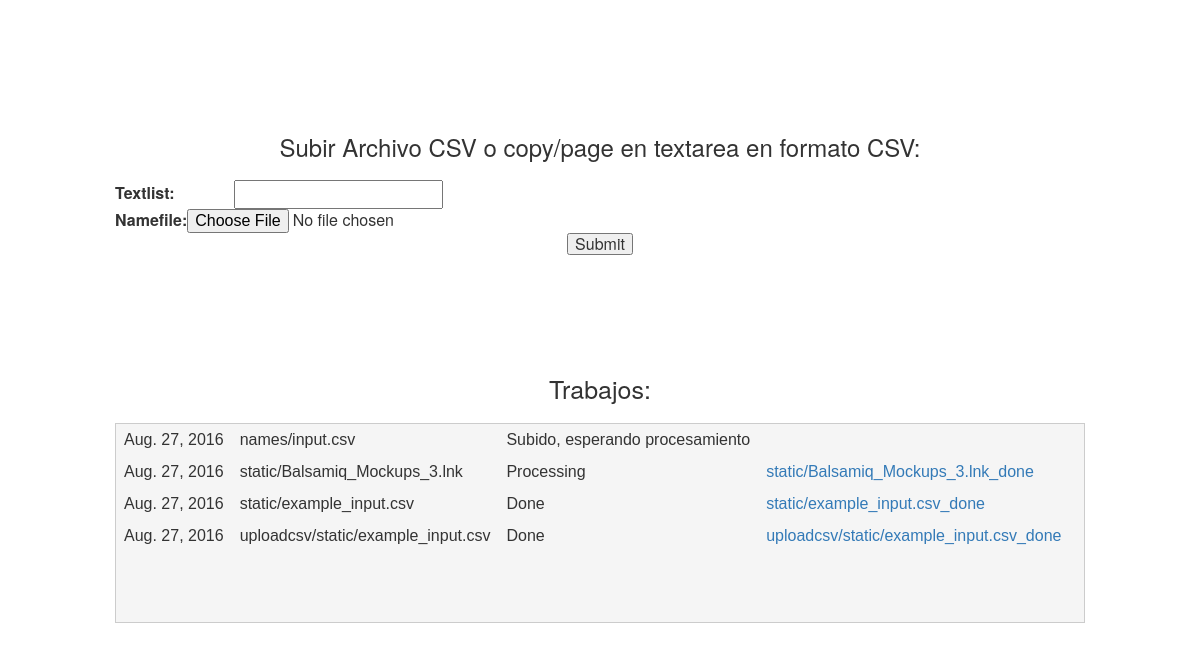
Before: / (lower part) with the older database file.
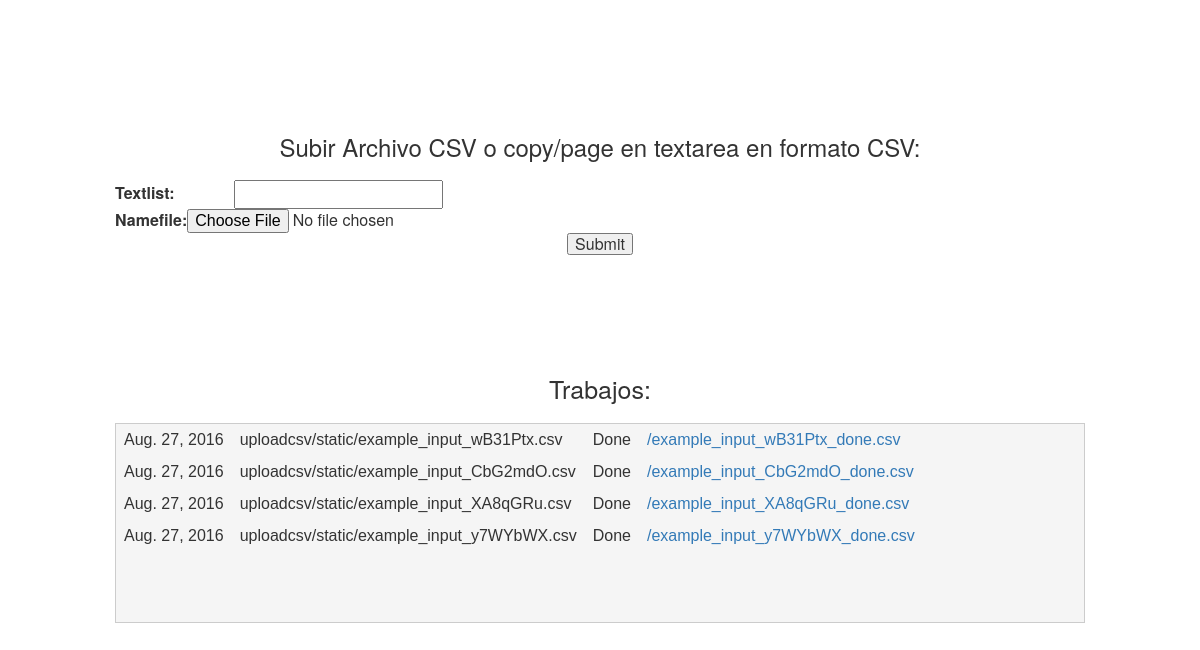
After: the same page with the newer database file.
### uploadcsv/models.py (models this page shows)
class Namelist(models.Model):
    upload_date = models.DateField(auto_now=True)
    done_date = models.DateField(null=True)
    namefile = models.FileField(upload_to="uploadcsv/static/")
    textlist = models.TextField(null=True,blank=True)
    donefile = models.TextField(null=True)
    status = models.TextField()

### uploadcsv/views.py (the view)
# urls.py: url(r'^$', views.index, name='index'),
def index(request):
    model = Namelist;
    namelists = Namelist.objects.all();
    if request.method == 'POST':
        form = NamelistForm(request.POST, request.FILES)
        if form.is_valid():
            instance = Namelist(namefile=request.FILES['namefile'])
            instance.status = "Pending"
            instance.save()
            return render(request, 'index.html', {'namelists': namelists, 'form': form, 'resultado': "Subido"})
        else:
            return render(request, 'index.html', {'namelists': namelists, 'form': form,'resultado': "Error"})
    else:
        form = UploadFileForm()
    return render(request, 'index.html', {'namelists': namelists, 'form': form})

### uploadcsv/forms.py
class UploadFileForm(forms.Form):
    textlist = forms.CharField(max_length=50)
    namefile = forms.FileField()

### uploadcsv/templates/index.html (shortened to what this page needs)
{% load static %}
<!DOCTYPE HTML>
<html>
 <head>
  <link rel="stylesheet" href="/static/css/bootstrap.min.css">
	<link rel="stylesheet" href="/static/css/style.css">
</head>
<body>
  <div id="cont" class="container-fluid">
  <div class="row">
      <section class="col-sm-10 col-sm-offset-1">
      <div class="row">
              <div id="titForm" class="contPage col-sm-12">
              <div class="row">
              </div>
              </div>
              <div id="contForm" class="contPage col-sm-12">
              <div class="row">
                <form method="post" id="formulario" enctype="multipart/form-data" action="/">
                    <div class="col-sm-12">
                        <h1>Subir Archivo CSV o copy/page en textarea en formato CSV:</h1>
                        <table>
                          {{ form }}
                        </table>
                      <input type="submit">
                    </div>
                </form>
              </div>
              </div>
              <div id="contResp" class="contPage col-sm-12">
                  <div id="titulo"><h1>Trabajos:</h1></div>
                  <div id="resultado">
                  <table id="resultstable">
                    {% if namelists %}
                      {% for namelist in namelists %}
                      <tr>
                      <td>
                          {{namelist.upload_date}}
                      </td>
                      <td>
                      {{namelist.namefile}}
                    </td>
                    <td>
                      {{namelist.status}}
                    </td>
                    <td>
                      {% if namelist.donefile %}
                      <a href="{% static namelist.donefile %}">{{namelist.donefile}}</a>
                      {% endif %}
                      </td>
                    </tr>
                      {% endfor %}
                    {% endif %}
                  </div>
              </div>
      </div>
      </section>
  </div>
  </div>
</body>
</html>

### uploadcsv/static/css/style.css (style rules this page uses)
html, body, div, span, object, iframe, h1, h2, h3, h4, h5, h6, p, blockquote, pre, abbr, address, cite, code, del, dfn, em, img, ins, kbd, q, samp, small, strong, sub, sup, var, b, i, dl, dt, dd, ol, ul, li, fieldset, form, label, legend, table, caption, tbody, tfoot, thead, tr, th, td, article, aside, canvas, details, figcaption, figure, footer, header, hgroup, menu, nav, section, summary, time, mark, audio, video { margin:0; padding:0; border:0; outline:0; font-size:100%; vertical-align:baseline; background:transparent; }
body { line-height:1; }
article,aside,details,figcaption,figure, footer,header,hgroup,menu,nav,section { display:block; }
a { margin:0; padding:0; font-size:100%; vertical-align:baseline; background:transparent; }
table { border-collapse:collapse; border-spacing:0; }
input, select { vertical-align:middle; }
body { background:#fff; }
#cont { font-family: "Helvetica Neue", Helvetica, Arial, sans-serif; }
.contPage { background:#fff; border-radius:10px; margin-top:0px; margin-bottom: 100px; }
#resultstable td { padding: 8px; font-family: sans-serif; }
#cont section { min-height:400px; margin-top:0px; }
#contForm { text-align: center; }
#contForm h1 { font-size:24px; color: #333; margin:20px 0; font-family: fontfam, "Helvetica Neue", Helvetica, Arial, sans-serif; }
#contResp #resultado { min-height:200px; background: #f5f5f5; border:1px #ccc solid; }
#contResp #titulo { font-size: 25px; color: #333; padding:20px 0; text-align: center; }
#contResp { font-family: fontfam, "Helvetica Neue", Helvetica, Arial, sans-serif; }

Changed rows visible on the page:
removed Namelist: upload_date "Aug. 27, 2016", namefile "names/input.csv", status "Subido, esperando procesamiento"
removed Namelist: upload_date "Aug. 27, 2016", namefile "static/Balsamiq_Mockups_3.lnk", status "Processing", donefile "static/Balsamiq_Mockups_3.lnk_done"
removed Namelist: upload_date "Aug. 27, 2016", namefile "static/example_input.csv", status "Done", donefile "static/example_input.csv_done"
removed Namelist: upload_date "Aug. 27, 2016", namefile "uploadcsv/static/example_input.csv", status "Done", donefile "uploadcsv/static/example_input.csv_done"
added Namelist: upload_date "Aug. 27, 2016", namefile "uploadcsv/static/example_input_wB31Ptx.csv", status "Done", donefile "/example_input_wB31Ptx_done.csv"
added Namelist: upload_date "Aug. 27, 2016", namefile "uploadcsv/static/example_input_CbG2mdO.csv", status "Done", donefile "/example_input_CbG2mdO_done.csv"
added Namelist: upload_date "Aug. 27, 2016", namefile "uploadcsv/static/example_input_XA8qGRu.csv", status "Done", donefile "/example_input_XA8qGRu_done.csv"
added Namelist: upload_date "Aug. 27, 2016", namefile "uploadcsv/static/example_input_y7WYbWX.csv", status "Done", donefile "/example_input_y7WYbWX_done.csv"
